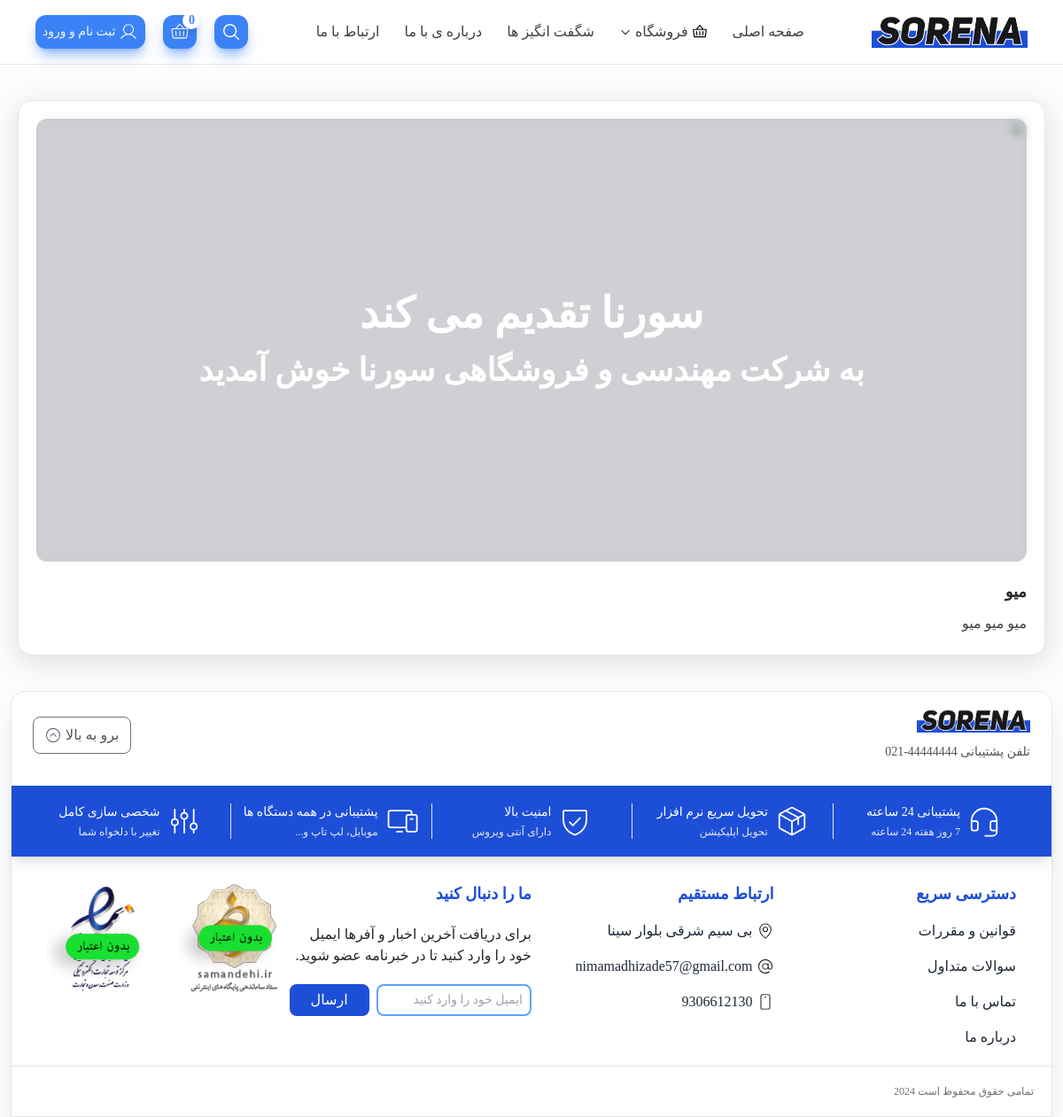
The page /about_us on the database its author committed.
### home/models.py (models this page shows, shortened)
class AboutUs(models.Model):
    title = models.CharField(max_length=255, verbose_name='عنوان')
    content = models.TextField(verbose_name='محتوا')
    order = models.IntegerField(default=0, verbose_name='ترتیب')
    class Meta:
        ordering = ['order']
        verbose_name = 'درباره ما'
        verbose_name_plural = 'درباره ما'

class FooterInfo(models.Model):
    address = models.CharField(max_length=100, null=True, blank=True, verbose_name='آدرس')
    email = models.EmailField(null=True, blank=True, verbose_name='ایمیل')
    phone = models.IntegerField(null=True, blank=True, verbose_name='شماره تلفن')
    class Meta:
        verbose_name = 'اطلاعات فوتر'
        verbose_name_plural = 'اطلاعات فوتر'

### home/views.py (the view)
# urls.py: path('about_us', views.AboutUsView.as_view(), name='aboutus'),
class AboutUsView(TemplateView):
    template_name = 'home/about-us.html'
    def get_context_data(self, **kwargs):
        context = super().get_context_data(**kwargs)
        context['about_us_sections'] = AboutUs.objects.all()
        return context

### context_processors/context_processors.py (called while the page is built, shortened)
def footer(request):
   footer = FooterInfo.objects.all()
   category = Category.objects.all()
   return {'footer':footer, 'category':category}

def search_context(request):
   search_query = request.GET.get('search', '')
   return {
      'search_query': search_query,
   }

def cart_context(request):
   cart = Cart(request)
   return {
      'cart': cart,
      'items_count': cart.items_count(),
      'total_price': cart.total(),
   }

def message_count(request):
   if request.user.is_authenticated:
      order_count = Order.objects.filter(user=request.user).count()
      news_count = NewsMessage.objects.count()
      total_messages = order_count + news_count
      return {'message_count': total_messages}
   return {'message_count': 0}

def product_comments_context(request):
   product_id = request.GET.get('product_id') or request.POST.get('product_id')
   if not product_id:
      return {}

### product/card_models.py (called while the page is built)
    def items_count(self):
        return sum(item['quantity'] for item in self.cart.values())

    def total(self):
        cart = self.cart.values()
        total = sum(int(item["price"].replace(',', '')) * int(item['quantity']) for item in cart)
        return total

### home/templates/home/about-us.html (shortened to what this page needs)
{% load static %}
<!DOCTYPE html>
<html lang="fa" dir="rtl">
<head>
    <link rel="stylesheet" href="{% static 'css/main.css' %}">
</head>
<body class="max-w-[1600px] mx-auto bg-[#fcfcfc]">
<header class="fixed w-full max-w-[1600px] border-b z-50 bg-white">
    {% include 'includes/header.html' %}
</header>
<main class="pt-20 md:pt-40 lg:pt-[73px]">
    <div class="bg-white shadow-large lg:my-10 mx-5 rounded-xl md:rounded-2xl p-3 md:p-5 border">
        <div class="relative flex justify-center items-center mb-5">
            <img class="w-full h-96 md:h-[500px] object-center object-cover rounded-xl blur-sm"
                 src="{% static 'image/workspace.jpg' %}" alt="">
            <div class="absolute top-0 bg-zinc-400 bg-opacity-50 w-full h-full flex justify-center items-center text-white font-semibold rounded-xl">
                <div class="text-center space-y-5">
                    <div class="text-3xl sm:text-3xl md:text-5xl">سورنا تقدیم می کند</div>
                    <div class="text-xl sm:text-2xl md:text-4xl">به شرکت مهندسی و فروشگاهی سورنا خوش آمدید</div>
                </div>
            </div>
        </div>
        <div class="leading-10">
            {% for section in about_us_sections %}
                <div class="mb-2 mt-4 text-lg font-semibold text-zinc-800">
                    {{ section.title }}
                </div>
                <div class="leading-8 text-zinc-700" style="line-height: 1.8rem;">
                    {{ section.content|safe }}
                </div>
            {% endfor %}
        </div>
    </div>
</main>
{% include 'includes/footer.html' %}
</body>
</html>

### templates/includes/footer.html (shortened to what this page needs)
  {% load static %}
<footer class="rounded-t-2xl border shadow-xl mt-5 py-5 mx-3 bg-white">
    <div class="flex flex-wrap gap-y-4 justify-between items-center px-6">
      <div class="flex flex-col">
        <div>
          <img class="w-32" src="{% static 'image/logo.png' %}" alt="">
        </div>
        <div class="text-sm text-zinc-600 mt-3">
          تلفن پشتیبانی 44444444-021
        </div>
      </div>
      <div>
        <button type="button" class="flex items-center gap-x-1 border border-gray-500 rounded-lg px-3 py-2 text-zinc-600 text-sm md:text-base" id="btn-back-to-top">
          برو به بالا
        </button>
      </div>
    </div>
    <div class="bg-blue-700 grid justify-items-center gap-y-7 grid-cols-1 md:grid-cols-3 lg:grid-cols-5 p-5 my-7 shadow-lg">
      <div class="flex gap-x-2 pr-20 md:pr-0 md:justify-center items-center w-full lg:border-l">
        <div>
        </div>
        <div>
          <div class="text-sm mb-1 text-white">
            پشتیبانی 24 ساعته
          </div>
          <div class="text-xs text-gray-200">
            7 روز هفته 24 ساعته
          </div>
        </div>
      </div>
      <div class="flex gap-x-2 pr-20 md:pr-0 md:justify-center items-center w-full lg:border-l">
        <div>
        </div>
        <div>
          <div class="text-sm mb-1 text-white">
            تحویل سریع نرم افزار
          </div>
          <div class="text-xs text-gray-200">
            تحویل اپلیکیشن
          </div>
        </div>
      </div>
      <div class="flex gap-x-2 pr-20 md:pr-0 md:justify-center items-center w-full lg:border-l">
        <div>
        </div>
        <div>
          <div class="text-sm mb-1 text-white">
            امنیت بالا
          </div>
          <div class="text-xs text-gray-200">
            دارای آنتی ویروس
          </div>
        </div>
      </div>
      <div class="flex gap-x-2 pr-20 md:pr-0 md:justify-center items-center w-full lg:border-l">
        <div>
        </div>
        <div>
          <div class="text-sm mb-1 text-white">
            پشتیبانی در همه دستگاه ها
          </div>
          <div class="text-xs text-gray-200">
            موبایل، لپ تاپ و...
          </div>
        </div>
      </div>
      <div class="flex gap-x-2 pr-20 md:pr-0 md:justify-center items-center w-full">
        <div>
        </div>
        <div>
          <div class="text-sm mb-1 text-white">
            شخصی سازی کامل
          </div>
          <div class="text-xs text-gray-200">
            تغییر با دلخواه شما
          </div>
        </div>
      </div>
    </div>
    <div class="grid grid-cols-1 md:grid-cols-2 gap-y-7 lg:grid-cols-4 px-10">
      <div>
        <div class="text-blue-700 mb-4 text-lg font-bold">
          دسترسی سریع
        </div>
        <div class="">
          <ul class="flex flex-col gap-y-4">
            <li>
              <a class="text-gray-800 hover:text-blue-600 transition" href="{% url 'home:rules' %}">
                قوانین و مقررات
              </a>
            </li>
            <li>
              <a class="text-gray-800 hover:text-blue-600 transition" href="{% url 'home:qs' %}">
                سوالات متداول
              </a>
            </li>
            <li>
              <a class="text-gray-800 hover:text-blue-600 transition" href="{% url 'home:contactus' %}">
                تماس با ما
              </a>
            </li>
            <li>
              <a class="text-gray-800 hover:text-blue-600 transition" href="{% url 'home:aboutus' %}">
                درباره ما
              </a>
            </li>
          </ul>
        </div>
      </div>
      <div>
        <div class="text-blue-700 mb-4 text-lg font-bold">
          ارتباط مستقیم
        </div>
        <div class="">
            {% for footer in footer %}
          <ul class="flex flex-col gap-y-4">
            <li>
              <a class="text-gray-800 hover:text-blue-600 transition flex items-center gap-x-1 group w-fit" href="">
              {{ footer.address }}
              </a>
            </li>
            <li>
              <a class="text-gray-800 hover:text-blue-600 transition flex items-center gap-x-1 group w-fit" href="">
                {{ footer.email }}
              </a>
            </li>
            <li>
              <a class="text-gray-800 hover:text-blue-600 transition flex items-center gap-x-1 group w-fit" href="">
                {{ footer.phone }}
              </a>
            </li>
          </ul>
            {% endfor %}
        </div>
      </div>
      <div>
        <div class="text-blue-700 text-lg font-bold">
          ما را دنبال کنید
        </div>
        <div class="my-5 text-zinc-800">
          برای دریافت آخرین اخبار و آفرها ایمیل خود را وارد کنید تا در خبرنامه عضو شوید.
        </div>
        <div class="flex gap-x-2">
          <input class="w-full border-2 border-blue-400 outline-none text-sm rounded-lg py-2 px-2 h-full" type="email" placeholder="ایمیل خود را وارد کنید">
          <div>
            <button class="bg-blue-700 hover:bg-blue-600 transition text-white rounded-lg w-full h-full px-6" type="submit">
              ارسال
            </button>
          </div>
        </div>
      </div>
      <div class="flex md:justify-end gap-x-5">
        <img class="max-w-32 h-fit" src="{% static 'image/service/symbol-01.png' %}" alt="">
        <img class="max-w-32 h-fit" src="{% static 'image/service/symbol-02.png' %}" alt="">
      </div>
    </div>
    <div class="mt-5 border-t w-full text-xs text-zinc-500 pr-5 pt-5">
      تمامی حقوق محفوظ است 2024
    </div>
  </footer>

### assets/css/style.css (style rules this page uses)
html { scroll-behavior: smooth; }
.shadow-large { box-shadow: rgba(100, 100, 111, 0.2) 0px 7px 29px 0px; }

### rows shown on the page
AboutUs: title "میو", content "میو میو میو"
FooterInfo: address "بی سیم شرقی بلوار سینا", email "nimamadhizade57@gmail.com", phone "9306612130"

### other values the page prints
{{ items_count }} "0"
